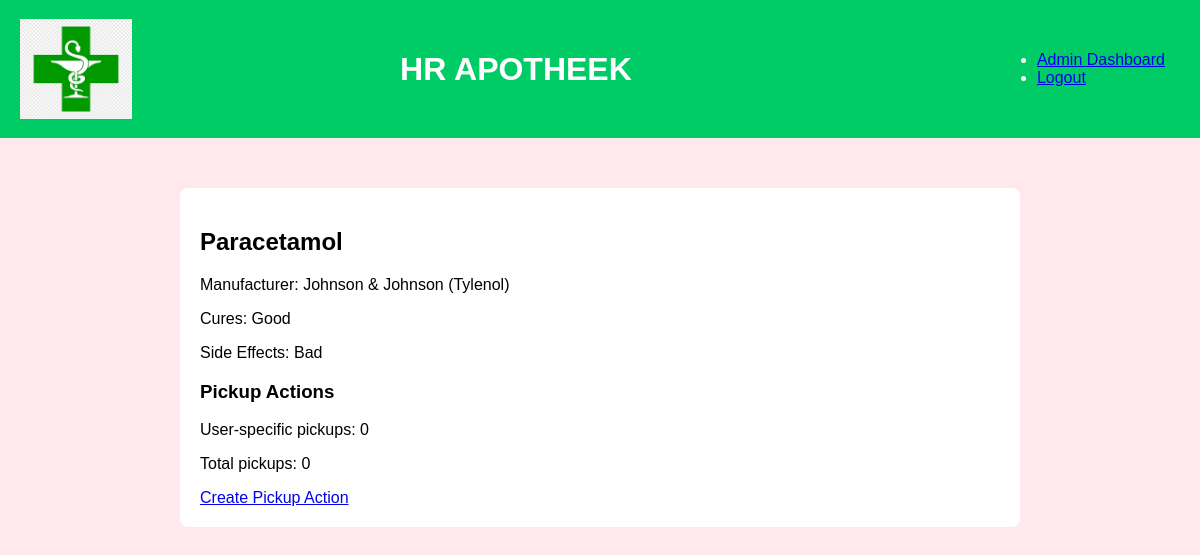
The page /medicines/2/ (signed in) on the database its author committed.
### base/models.py (models this page shows, shortened)
class Medicine(models.Model):
    name = models.CharField(max_length=100)
    manufacturer = models.CharField(max_length=100)
    cures = models.TextField()
    side_effects = models.TextField()

### base/views.py (the view)
# urls.py: path('medicines/<int:medicine_id>/', views.medicine_detail, name='medicine_detail'),
@login_required
def medicine_detail(request, medicine_id):
    medicine = get_object_or_404(Medicine, id=medicine_id)
    user_collections = Collection.objects.filter(user=request.user, medicine=medicine)
    total_collections = Collection.objects.filter(medicine=medicine)
    return render(request, 'base/medicine_detail.html', {
        'medicine': medicine,
        'user_collections': user_collections,
        'total_collections': total_collections,
    })

### base/templates/base/medicine_detail.html (shortened to what this page needs)
<!DOCTYPE html>
<html lang="en">
<head>
    {% load static %}
    <link rel="stylesheet" href="{% static 'base/css/style.css' %}">
</head>
<body>
    {% include 'base/base.html' %}
    <main>
        <h2>{{ medicine.name }}</h2>
        <p>Manufacturer: {{ medicine.manufacturer }}</p>
        <p>Cures: {{ medicine.cures }}</p>
        <p>Side Effects: {{ medicine.side_effects }}</p>
        <h3>Pickup Actions</h3>
        <p>User-specific pickups: {{ user_collections.count }}</p>
        <p>Total pickups: {{ total_collections.count }}</p>
        <a href="{% url 'admin_create_prescription_from_medicine' medicine.id %}">Create Pickup Action</a>
    </main>
</body>
</html>

### base/static/base/css/style.css (style rules this page uses)
body { background-color: rgb(255, 233, 237); font-family: Arial, sans-serif; margin: 0; padding: 0; }
main { background-color: rgb(255, 255, 255); border-radius: 8px; margin: 50px auto; color: rgb(0, 0, 0); max-width: 800px; padding: 20px; }

### rows shown on the page
Medicine: name "Paracetamol", manufacturer "Johnson & Johnson (Tylenol)", cures "Good", side_effects "Bad"

### other values the page prints
{{ user_collections.count }} "0"
{{ total_collections.count }} "0"
